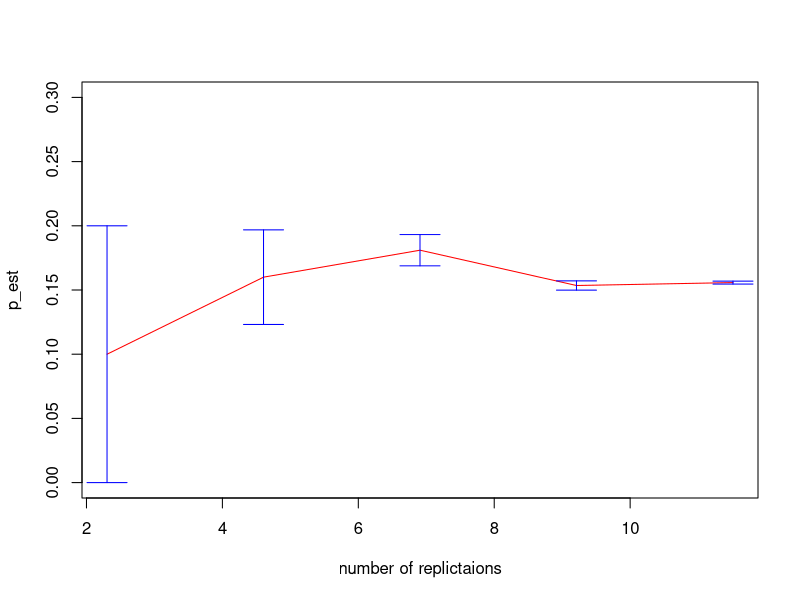

Reproduce this figure in R.
###### QUIZ I #####

#### When supply and demand is given and we have to find out the optimal plan to minimize the costs

A <- matrix(c(1 , 1 , 1 , 1 , 0 , 0 , 0 , 0 , 0 , 0 , 0 , 0 ,
              0 , 0 , 0 , 0 , 1 , 1 , 1 , 1 , 0 , 0 , 0 , 0 ,
              0 , 0 , 0 , 0 , 0 , 0 , 0 , 0 , 1 , 1 , 1 , 1 , 
              1 , 0 , 0 , 0 , 1 , 0 , 0 , 0 , 1 , 0 , 0 , 0 ,
              0 , 1 , 0 , 0 , 0 , 1 , 0 , 0 , 0 , 1 , 0 , 0 ,
              0 , 0 , 1 , 0 , 0 , 0 , 1 , 0 , 0 , 0 , 1 , 0 ,
              0 , 0 , 0 , 1 , 0 , 0 , 0 , 1 , 0 , 0 , 0 , 1),
            nrow = 7, ncol = 12, byrow = TRUE)

f.con <- rbind(A, diag(12))
f.rhs <- c(1000, 1500, 1200, 700, 900, 1200, 900, rep(0,12))

f.obj <- c(65,57,22,42,36,30,30,60,65,70,55,42)
f.dir <- c("=", "=", "=", "=", "=", "=", "=", ">=", ">=", ">=", ">=", ">=", ">=", ">=", ">=", ">=", ">=", ">=", ">=")

library(lpSolve)
Sol <- lp ("min", f.obj, f.con, f.dir, f.rhs)
Sol$objval
Sol$solution

greeks=c(alpha='\u03b1', beta='\u03b2', gamma='\u03b3')
data = matrix(Sol$solution, ncol = 4, byrow=TRUE)
colnames(data) = c('A', 'B', 'C', 'D')
rownames(data) = paste0(c(greeks['alpha'], greeks['beta'], greeks['gamma']))
final = as.table(data)
final


####### When we have to compute the adjacency matrix and the laplacian matrix 
library(pracma)


print(c("1-2", "1-3", "1-4", "2-3", "2-4", "2-6", "2-7", "3-4", "3-5", "4-6"))
print(c("1-3")) # share neighbor nodes 2, 4, and 6.

A = matrix(c(0, 1, 1, 1, 0, 1, 0, 0,          ### Adjacency matrix
             1, 0, 1, 1, 1, 0, 0, 0,
             1, 1, 0, 1, 0, 1, 1, 0,
             1, 1, 1, 0, 0, 0, 0, 0,
             0, 1, 0, 0, 0, 0, 1, 0,
             1, 0, 1, 0, 0, 0, 0, 1,
             0, 0, 1, 0, 1, 0, 0, 0,
             0, 0, 0, 0, 0, 1, 0, 0), nrow = 8, ncol = 8, byrow = T)

Deg = diag(c(4,4,5,3,2,3,2,1))             ### Degree matrix
L = Deg - A                               ### Laplacian matrix = Degree matrix - Adjacency matrix

LL <- L
LL[1,] <- LL[1,]/LL[1,1]
LL[2,] <- LL[2,]/LL[2,2]
LL[3,] <- LL[3,]/LL[3,3]
LL[4,] <- LL[4,]/LL[4,4]
LL[5,] <- LL[5,]/LL[5,5]
LL[6,] <- LL[6,]/LL[6,6]
LL[7,] <- LL[7,]/LL[7,7]
LL[8,] <- LL[8,]/LL[8,8]

E <- eigen(LL)
#E$values
EE = sum(E$values)

ifelse(EE == 8, TRUE, FALSE)     ### If sum of eigen values is equal to 8, then isolated vertices otherwise not

###### QUIZ II #######

set.seed(1)

### Problem 1###

n_seq <- c(1e1, 5e1, 1e2, 5e2, 1e3, 5e3)  ### sequence of sample size
N <- max(n_seq) 
alpha <- 2
beta <- 5

### draw a sample of maximum size from the Weibull distribution
y <- rweibull(N, shape = alpha, scale = beta)

##### log-likelihood function for Weibull
weib_like <-  function(a, y){
  n <- length(y)
  loglike <- n*log(alpha)+(alpha-1)* sum(log(y))-n*alpha*log(a)-sum((y/a)^(alpha))
  return(-loglike)
}

bet_mle_opt <- vector(length = length(n_seq))  ### beta mle using optim 
bet_mle_th <- vector(length = length(n_seq))   ### beta mle using theory
bet_seq <- seq(0.01, 20, length = 1e4) # a sequence of beta's
ll_eva <- matrix(nrow = length(bet_seq), ncol = length(n_seq)) ##log-likelihood eval for bet_seq  

#finding mle using optim and theory 
for (k in 1:length(n_seq)){
  s <- n_seq[k]
  bet_mle_opt[k] <- optim(beta, weib_like, y = y[1:s])$par
  bet_mle_th[k] <- (mean((y[1:s])^(alpha)))^(1/alpha)
  ll_eva[ ,k] <- sapply(bet_seq, weib_like, y[1:s])
}
bet_mle_th
bet_mle_opt

######Problem 2 ###
#### function to see if new observation lies in the confidence interval or not
est_prob <- function(theta, n, alpha){
  y <- rnorm(n, mean = theta, sd = 1)
  upper_ci <- mean(y) + (1/sqrt(n))*qnorm(1-alpha/2)
  lower_ci <- mean(y) - (1/sqrt(n))*qnorm(1-alpha/2)
  y101 <- rnorm(1, mean = theta, sd = 1)
  coverage <- ifelse(y101 > lower_ci & y101 < upper_ci, 1, 0)
  return(coverage)
}

iter_seq <- c(1e1, 1e2, 1e3, 1e4, 1e5) ### sequence of replications
iter_num <- max(iter_seq) ### number of maximum replications
store_cov <- vector(length = length(iter_num))

for (i in 1:iter_num) {
  store_cov[i] <- est_prob(10, 100, 0.05)
}

p_est <- vector(length = length(iter_seq))
p_sd <- vector(length = length(iter_seq))

for (i in 1:length(iter_seq)) {
  s <- iter_seq[i]
  p_est[i] <- mean(store_cov[1:s])
  p_sd[i] <- sd(store_cov[1:s])/sqrt(s)
}
p_est   # estimate of p for different replications
p_sd    # se of p for different replications
CI.up = p_est + p_sd
CI.dn = p_est - p_sd

###Plot of estimated p versus replication##
plot(p_est ~ log(iter_seq), xlab = "number of replictaions", ylab = "p_est", type = "l", ylim=c(0,0.3), col='red')
arrows(log(iter_seq), CI.dn, log(iter_seq), CI.up, code=3, length=0.2, angle=90, col='blue')
